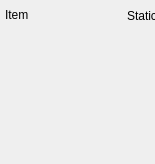
<?xml version='1.0' encoding='UTF-8'?> 
<ui version='4.0'>
 <class>Dialog</class>
 <widget class='QDialog' name='Dialog'>
      <property name='geometry'>
        <rect>
         <x>0</x>
         <y>0</y>
         <width>155</width>
         <height>164</height>
        </rect>
      </property>
  <property name='dlg_i_gameitm'>
   <string>Dialog</string>
  </property>
<!-- UNKNOWN_CONTROLE  LISTBOX LB_PROPSCAT 2 12 146 146 LBS_OWNERDRAWFIXED | LBS_HASSTRINGS | LBS_NOINTEGRALHEIGHT | NOT WS_BORDER | WS_VSCROLL | WS_TABSTOP WS_EX_STATICEDGE -->
      <widget class='QLabel' name='Category'>
      <property name='geometry'>
        <rect>
         <x>5</x>
         <y>5</y>
         <width>110</width>
         <height>20</height>
        </rect>
      </property>
        <property name='text'>
          <string>Item</string>
         </property>
      </widget>
      <widget class='QLabel' name='ST_CATNAME'>
      <property name='geometry'>
        <rect>
         <x>127</x>
         <y>5</y>
         <width>135</width>
         <height>22</height>
        </rect>
      </property>
        <property name='text'>
          <string>Static</string>
         </property>
      </widget>
      </widget>
   <resources/>
 <connections/>
</ui> 
